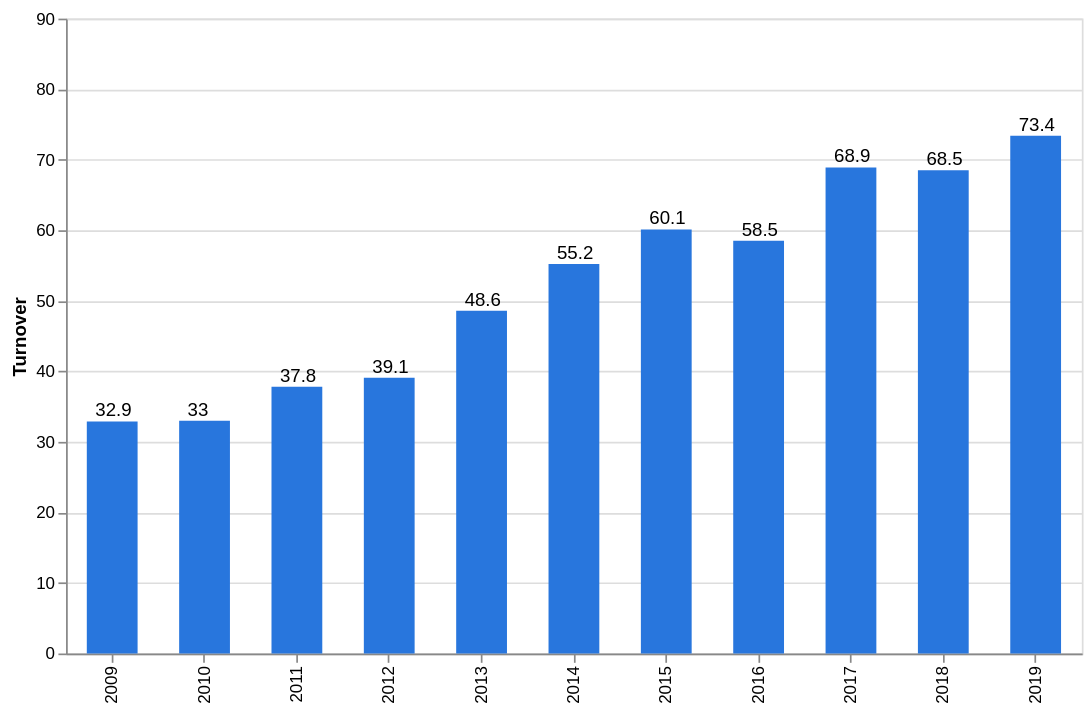

Specify this chart in Vega-Lite:
### Vega-Lite specification from a JSON file in a GitHub repository (floating-point values rounded to 4 significant figures)
{"$schema": "https://vega.github.io/schema/vega-lite/v4.json", "vconcat": [{"width": 600, "height": 375, "data": {"values": [{"Year": "2009", "Turnover": 32.9}, {"Year": "2010", "Turnover": 33}, {"Year": "2011", "Turnover": 37.8}, {"Year": "2012", "Turnover": 39.1}, {"Year": "2013", "Turnover": 48.6}, {"Year": "2014", "Turnover": 55.2}, {"Year": "2015", "Turnover": 60.1}, {"Year": "2016", "Turnover": 58.5}, {"Year": "2017", "Turnover": 68.9}, {"Year": "2018", "Turnover": 68.5}, {"Year": "2019", "Turnover": 73.4}]}, "encoding": {"y": {"field": "Turnover", "type": "quantitative", "axis": {"grid": true, "tickCount": 10, "scale": {"domain": [0, 100]}}, "scale": {"domain": [0, 90]}}, "x": {"field": "Year", "type": "nominal", "axis": {"grid": false, "title": ""}}}, "layer": [{"mark": {"type": "bar"}, "encoding": {"color": {"condition": {"test": "datum.Year === '2017'", "value": "#2876dd"}, "value": "#2876dd"}, "opacity": {"condition": {"test": "datum.Year === '2017'", "value": 1}, "value": 1}, "size": {"condition": {"test": "datum.Year === '2017'", "value": 30}, "value": 30}}}, {"mark": {"type": "text", "align": "left", "baseline": "middle", "dx": -10, "dy": -6, "angle": 0, "fontSize": 11, "color": "black", "opacity": 1}, "encoding": {"y": {"field": "Turnover", "type": "quantitative"}, "x": {"field": "Year", "type": "nominal"}, "text": {"field": "Turnover", "type": "quantitative"}, "color": {"value": "#000000"}}}]}], "name": "1044"}
